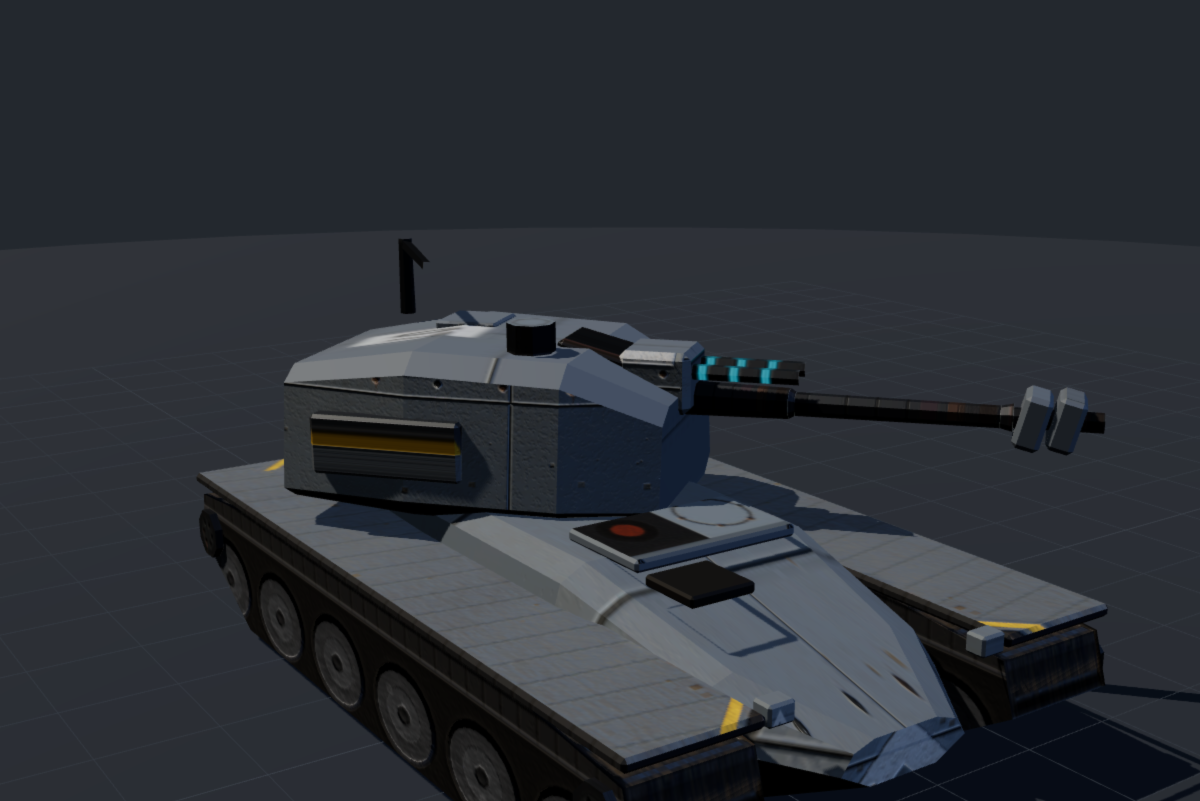
#> input picture tools/fable-model-forge/shots/arty_v3_aim_ktx2.png, 2400 x 1602 px (shown at 1/2 size)
$ python -i weathering.py   (imports and definitions only)
#> lines starting #> are read from the running program, lines starting #| are printed output that depends on the picture
#> further down, picture is the input picture: PIL image 2400x1602 RGB; mean R, G, B 43.9, 48, 53.9
"""weathering — gritty, physically-placed weathering pass for the forge.

Runs AFTER the base zone painting and deposits four layers where they
would occur in reality, keeping all four PBR maps consistent:

  grime — auto-detected crevices: any pixel meaningfully darker than its
          neighbourhood (panel seams, vents, slots) collects a soft brown
          -black halo. Zero per-seam bookkeeping.
  mud   — height-graded dirt + spatter: heavy near the ground, fading up
          (or along a limb toward the foot). Noise-broken, never uniform.
  rust  — around logged bolt heads (paint helpers record positions) with
          gravity streaks on vertical zones, plus blotch clusters along
          the bottom edges of vertical plates where water sits.
  oil   — dark SHINY grease on joints (roughness goes DOWN, not up).
  soot  — powder burn at muzzles/exhausts; also dims emissive beneath.

Map consistency: dirt/rust/soot raise roughness, kill metallic, darken
AO, and PUNCH THROUGH THE TEAM MASK (mix(base,team,mask) would otherwise
paint team colour over the dirt); oil lowers roughness; soot multiplies
emissive down.
"""
from __future__ import annotations
import numpy as np
from PIL import Image, ImageDraw, ImageFilter

W = 1024

DIRT_COL = np.array([74.0, 60.0, 45.0])
DUST_COL = np.array([110.0, 99.0, 80.0])
RUST_DK = np.array([84.0, 48.0, 30.0])
RUST_LT = np.array([150.0, 95.0, 52.0])
OIL_COL = np.array([26.0, 26.0, 28.0])
SOOT_COL = np.array([24.0, 22.0, 21.0])


# [12 lines left out: function _noise, not called in this run]


class Weather:
    def __init__(self, seed=7):
        self.rng = np.random.default_rng(seed)
        self.dirt = np.zeros((W, W), dtype=np.float32)   # alpha layers
        self.rust = np.zeros((W, W), dtype=np.float32)
        self.oil = np.zeros((W, W), dtype=np.float32)
        self.soot = np.zeros((W, W), dtype=np.float32)
        self.rust_tone = self.rng.random((W, W)).astype(np.float32)

    # ── layer builders ───────────────────────────────────────────────────

    def crevice_grime(self, dif_img, strength=0.5):
        """Grime wherever the diffuse is darker than its neighbourhood —
        seams, slots, vents collect dirt automatically."""
#> called with strength = 0.5
        lum = np.asarray(dif_img.convert('L'), dtype=np.float32)
        blur = np.asarray(
            Image.fromarray(lum.astype(np.uint8)).filter(
                ImageFilter.GaussianBlur(4)), dtype=np.float32)
        crevice = np.clip((blur - lum) / 40.0, 0, 1)          # darker than hood
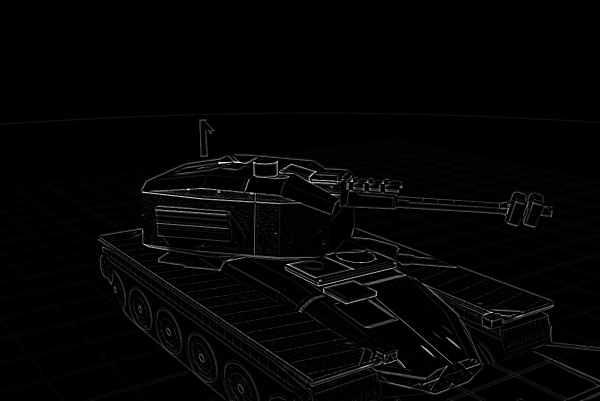
#> crevice: shape (1602, 2400) float32 (shown at 1/4 size); min 0, max 1, mean 0.0176
        halo = Image.fromarray((crevice * 255).astype(np.uint8)).filter(
            ImageFilter.GaussianBlur(2.2))
        a = np.asarray(halo, dtype=np.float32) / 255.0 * strength
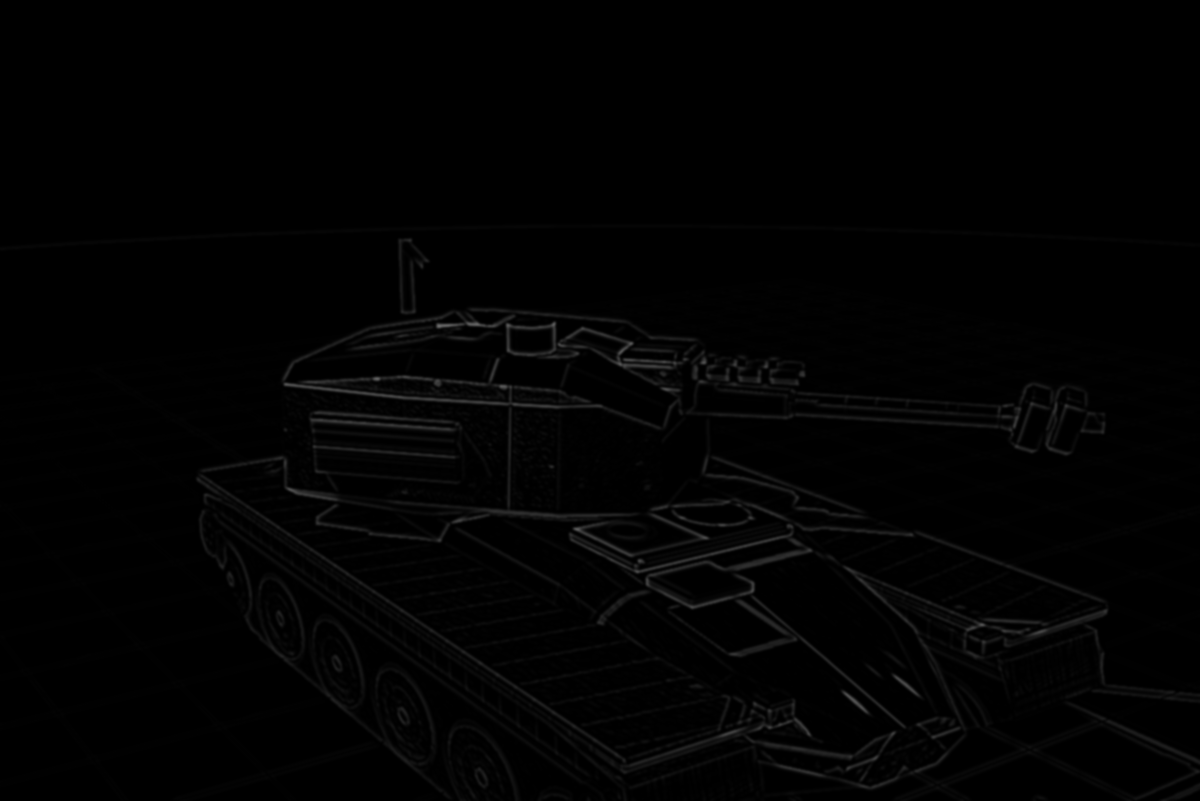
#> a: shape (1602, 2400) float32 (shown at 1/2 size); min 0, max 0.422, mean 0.00864
#> (the run stopped early here; a loop or call above may not have finished)

$ run again, on tools/fable-model-forge/shots/engine_artillery_s2.png
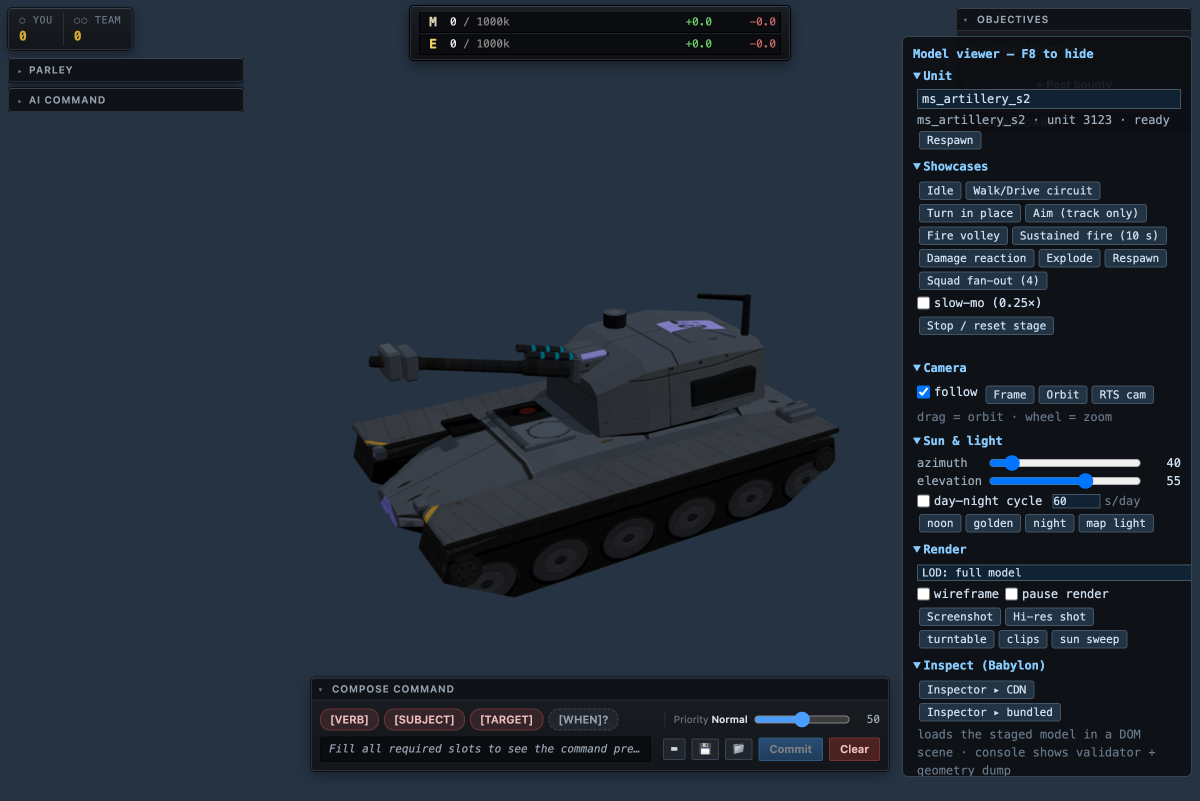
#> input picture tools/fable-model-forge/shots/engine_artillery_s2.png, 2400 x 1602 px (shown at 1/2 size)
#> picture is the input picture: PIL image 2400x1602 RGB; mean R, G, B 34.1, 44.4, 56.8
#> in crevice_grime, `crevice = np.clip((blur - lum) / 40.0, 0, 1)`:
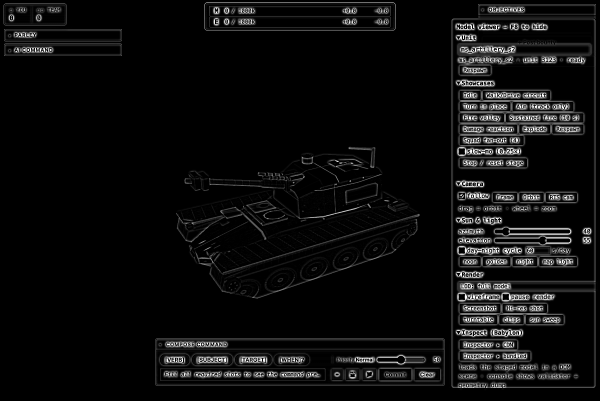
#> crevice: shape (1602, 2400) float32 (shown at 1/4 size); min 0, max 1, mean 0.0543
#> in crevice_grime, `a = np.asarray(halo, dtype=np.float32) / 255.0 * strength`:
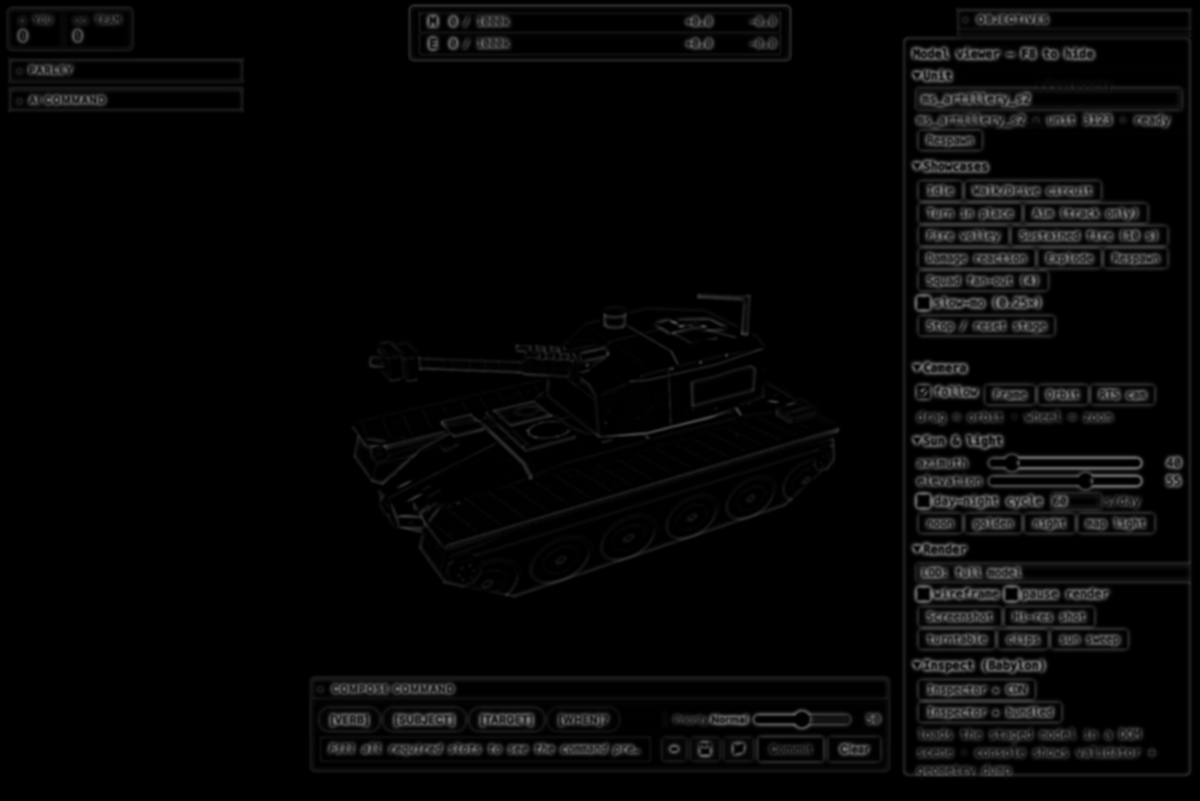
#> a: shape (1602, 2400) float32 (shown at 1/2 size); min 0, max 0.484, mean 0.027

$ run again, on tools/fable-model-forge/shots/engine_garrison.png
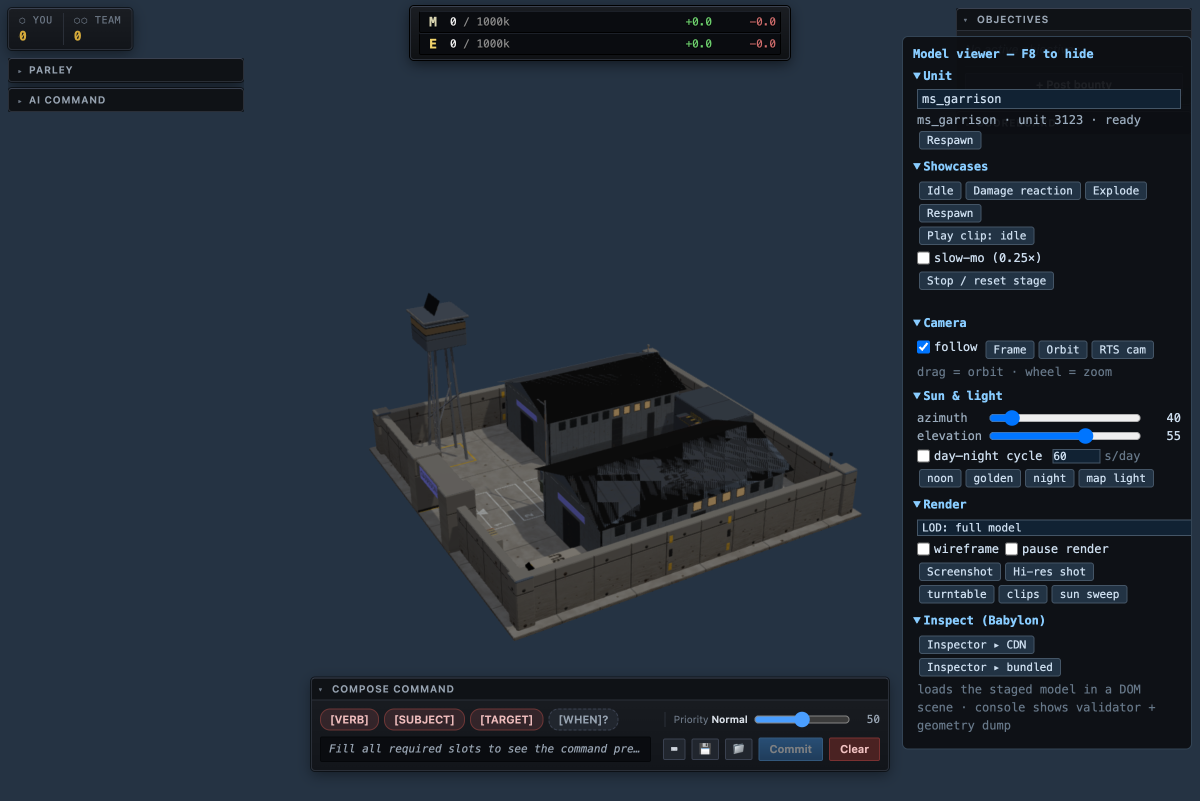
#> input picture tools/fable-model-forge/shots/engine_garrison.png, 2400 x 1602 px (shown at 1/2 size)
#> picture is the input picture: PIL image 2400x1602 RGB; mean R, G, B 35.2, 45.2, 56.9
#> in crevice_grime, `crevice = np.clip((blur - lum) / 40.0, 0, 1)`:
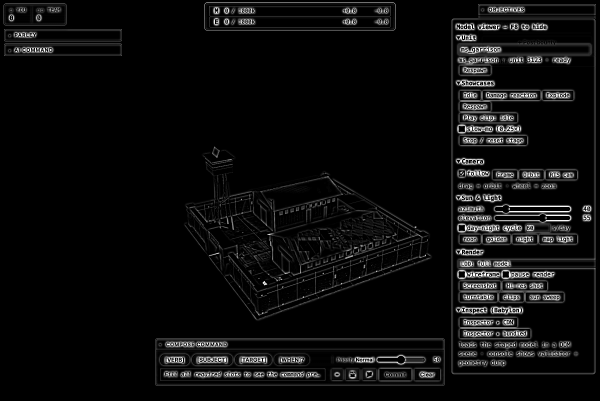
#> crevice: shape (1602, 2400) float32 (shown at 1/4 size); min 0, max 1, mean 0.0506
#> in crevice_grime, `a = np.asarray(halo, dtype=np.float32) / 255.0 * strength`:
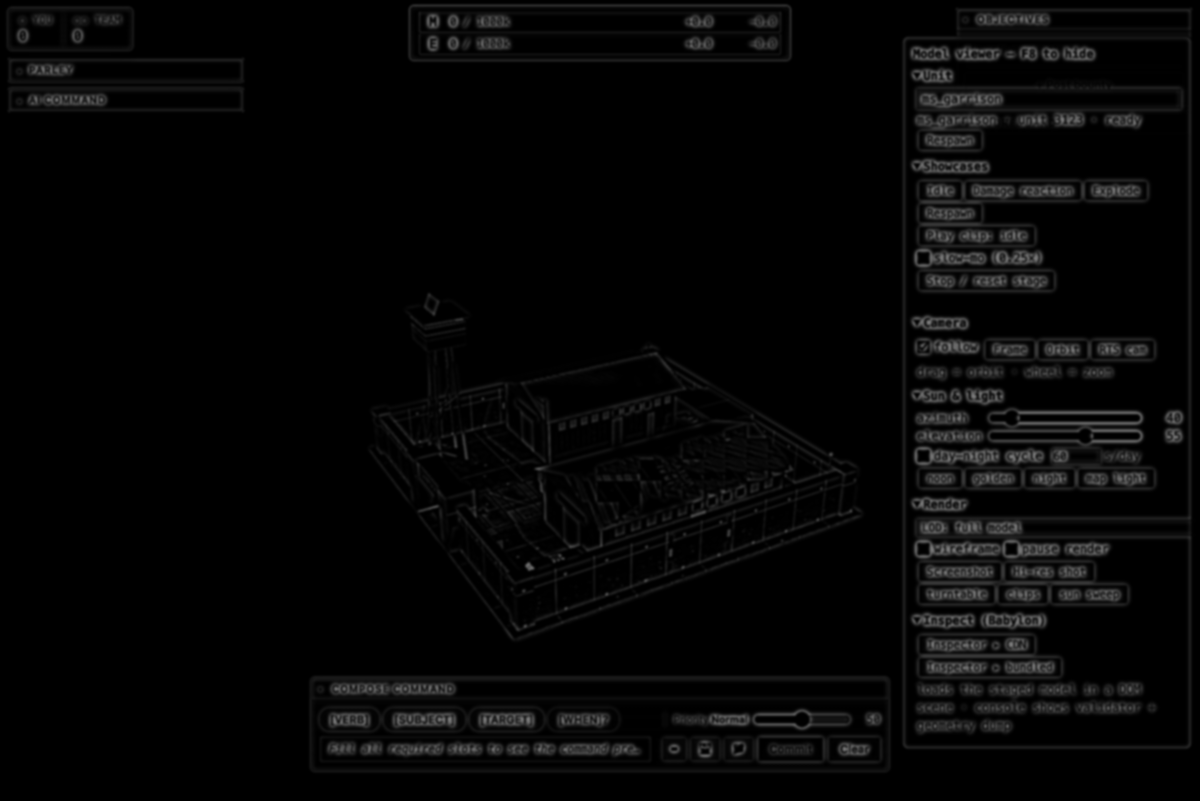
#> a: shape (1602, 2400) float32 (shown at 1/2 size); min 0, max 0.484, mean 0.0251
